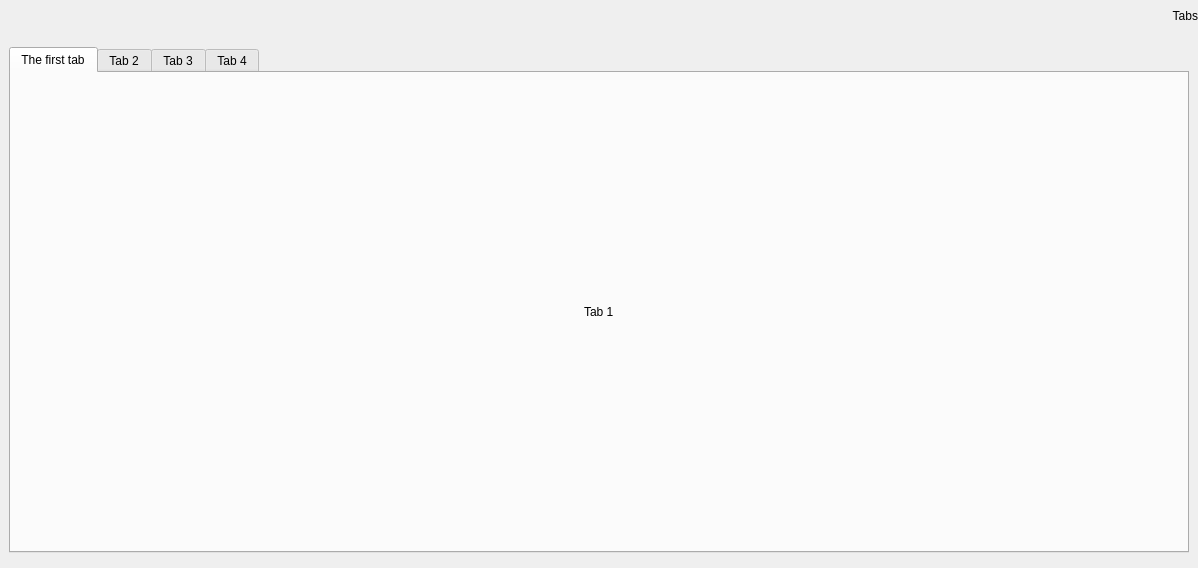
<?xml version="1.0" encoding="UTF-8"?>
<ui version="4.0">
 <class>Page</class>
 <widget class="QWidget" name="Page">
  <property name="geometry">
   <rect>
    <x>0</x>
    <y>0</y>
    <width>1198</width>
    <height>568</height>
   </rect>
  </property>
  <property name="sizePolicy">
   <sizepolicy hsizetype="Preferred" vsizetype="Preferred">
    <horstretch>0</horstretch>
    <verstretch>0</verstretch>
   </sizepolicy>
  </property>
  <property name="windowTitle">
   <string>Form</string>
  </property>
  <property name="styleSheet">
   <string notr="true"/>
  </property>
  <layout class="QVBoxLayout" name="verticalLayout">
   <property name="leftMargin">
    <number>0</number>
   </property>
   <property name="topMargin">
    <number>0</number>
   </property>
   <property name="rightMargin">
    <number>0</number>
   </property>
   <property name="bottomMargin">
    <number>6</number>
   </property>
   <item alignment="Qt::AlignTop">
    <widget class="QWidget" name="pageHeader" native="true">
     <property name="minimumSize">
      <size>
       <width>0</width>
       <height>0</height>
      </size>
     </property>
     <property name="maximumSize">
      <size>
       <width>16777215</width>
       <height>16777215</height>
      </size>
     </property>
     <property name="cursor">
      <cursorShape>ArrowCursor</cursorShape>
     </property>
     <layout class="QVBoxLayout">
      <property name="spacing">
       <number>0</number>
      </property>
      <property name="leftMargin">
       <number>0</number>
      </property>
      <property name="topMargin">
       <number>0</number>
      </property>
      <property name="rightMargin">
       <number>0</number>
      </property>
      <property name="bottomMargin">
       <number>0</number>
      </property>
      <item>
       <widget class="QLabel" name="pageTitle">
        <property name="sizePolicy">
         <sizepolicy hsizetype="Expanding" vsizetype="Expanding">
          <horstretch>0</horstretch>
          <verstretch>0</verstretch>
         </sizepolicy>
        </property>
        <property name="minimumSize">
         <size>
          <width>0</width>
          <height>32</height>
         </size>
        </property>
        <property name="maximumSize">
         <size>
          <width>16777215</width>
          <height>32</height>
         </size>
        </property>
        <property name="sizeIncrement">
         <size>
          <width>0</width>
          <height>0</height>
         </size>
        </property>
        <property name="baseSize">
         <size>
          <width>0</width>
          <height>0</height>
         </size>
        </property>
        <property name="text">
         <string>Tabs</string>
        </property>
        <property name="textFormat">
         <enum>Qt::AutoText</enum>
        </property>
        <property name="alignment">
         <set>Qt::AlignRight|Qt::AlignTrailing|Qt::AlignVCenter</set>
        </property>
        <property name="wordWrap">
         <bool>false</bool>
        </property>
        <property name="margin">
         <number>5</number>
        </property>
       </widget>
      </item>
     </layout>
    </widget>
   </item>
   <item>
    <widget class="QWidget" name="widget" native="true">
     <layout class="QVBoxLayout" name="verticalLayout_2">
      <item>
       <widget class="QTabWidget" name="tabWidget">
        <property name="currentIndex">
         <number>0</number>
        </property>
        <widget class="QWidget" name="tab_5">
         <attribute name="title">
          <string>The first tab</string>
         </attribute>
         <layout class="QVBoxLayout" name="verticalLayout_10">
          <item alignment="Qt::AlignHCenter|Qt::AlignVCenter">
           <widget class="QLabel" name="label_9">
            <property name="text">
             <string>Tab 1</string>
            </property>
           </widget>
          </item>
         </layout>
        </widget>
        <widget class="QWidget" name="tab_6">
         <attribute name="title">
          <string>Tab 2</string>
         </attribute>
         <layout class="QVBoxLayout" name="verticalLayout_6">
          <item alignment="Qt::AlignHCenter|Qt::AlignVCenter">
           <widget class="QLabel" name="label_5">
            <property name="text">
             <string>Tab 2</string>
            </property>
           </widget>
          </item>
         </layout>
        </widget>
        <widget class="QWidget" name="tab_7">
         <attribute name="title">
          <string>Tab 3</string>
         </attribute>
         <layout class="QVBoxLayout" name="verticalLayout_7">
          <item alignment="Qt::AlignHCenter|Qt::AlignVCenter">
           <widget class="QLabel" name="label_2">
            <property name="text">
             <string>Tab 3</string>
            </property>
           </widget>
          </item>
         </layout>
        </widget>
        <widget class="QWidget" name="tab_8">
         <attribute name="title">
          <string>Tab 4</string>
         </attribute>
         <layout class="QVBoxLayout" name="verticalLayout_8">
          <property name="spacing">
           <number>0</number>
          </property>
          <property name="leftMargin">
           <number>0</number>
          </property>
          <property name="topMargin">
           <number>0</number>
          </property>
          <property name="rightMargin">
           <number>0</number>
          </property>
          <property name="bottomMargin">
           <number>0</number>
          </property>
          <item alignment="Qt::AlignHCenter|Qt::AlignVCenter">
           <widget class="QLabel" name="label_6">
            <property name="text">
             <string>Tab 4</string>
            </property>
           </widget>
          </item>
         </layout>
        </widget>
       </widget>
      </item>
     </layout>
    </widget>
   </item>
  </layout>
 </widget>
 <resources>
  <include location="../../../resources.qrc"/>
 </resources>
 <connections/>
</ui>
